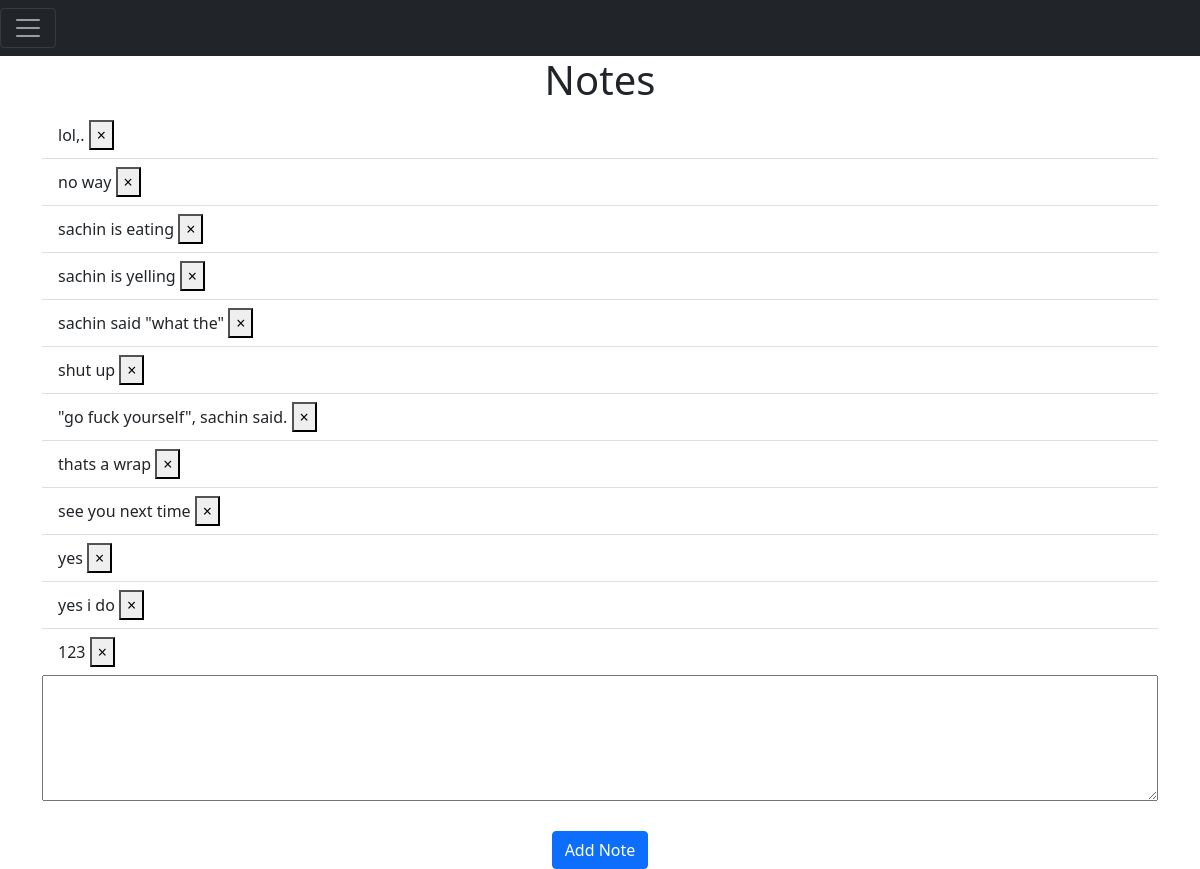
/ (signed in), run on the app's committed database.
### website/models.py (models this page shows)
class Note(db.Model):
    id = db.Column(db.Integer, primary_key=True)
    data = db.Column(db.String(10000))
    date = db.Column(db.DateTime(timezone=True), default=func.now()) # func gets the current date
    person_id = db.Column(db.Integer, db.ForeignKey('person.id'))

### website/views.py (the view, shortened to what this page needs)
@views.route('/', methods=['GET', 'POST'])
@login_required
def home():
    return render_template("home.html", user=current_user)

### website/__init__.py (called while the page is built)
def create_app():
    app = Flask(__name__)
    app.config['SECRET_KEY'] = os.getenv('SECRET_KEY')
    app.config['SQLALCHEMY_DATABASE_URI'] = f'sqlite:///{DB_NAME}'
    app.config["SQLALCHEMY_TRACK_MODIFICATIONS"] = False
    db.init_app(app)
    from .views import views
    from .auth import auth
    app.register_blueprint(views, url_prefix='/')
    app.register_blueprint(auth, url_prefix='/')
    from .models import Person, Note
    create_database(app)
    login_manager = LoginManager()
    login_manager.login_view = 'auth.login'
    login_manager.init_app(app)
    @login_manager.user_loader
    def load_user(id):
        return Person.query.get(int(id))
    return app

### website/templates/home.html
{% extends "base.html" %} {% block title %}Home{% endblock %}
{% block content %}
<h1 align='center'>Notes</h1>
<ul class='list-group list-group-flush' id='notes'>
    {% for note in user.notes %}
        <li class='list-group-item'>
            {{ note.data }}
            <button type="button" class="close" onClick="deleteNote({{ note.id }})">
                <span aria-hidden="true">&times;</span>
            </button>
        </li>
    {% endfor %}
</ul>
<form method='POST'>
    <div align='center'>
        <textarea style="width: 100%; max-width: 100%;" name="note" id="note" cols="form-control" rows='5'></textarea>
    </div>
    <br />
    <div align='center'>
        <button type='submit' class='btn btn-primary'>Add Note</button>
    </div>
</form>
{% endblock %}

### website/templates/base.html (shortened to what this page needs)
<!DOCTYPE html>
<html lang="en">
  <head>
    <link
      href="https://cdn.jsdelivr.net/npm/bootstrap@5.1.3/dist/css/bootstrap.min.css"
      rel="stylesheet"
    />
  </head>
  <body>
    <nav class="navbar bg-dark navbar-dark">
      <button
        class="navbar-toggler"
        type="button"
        data-bs-toggle="collapse"
        data-bs-target="#collapsibleNavbar"
      >
        <span class="navbar-toggler-icon"></span>
      </button>
    </nav>
    <div class="container">{% block content %} {% endblock %}</div>
  </body>
</html>

### data on the page
Note: data "lol,."
Note: data "no way"
Note: data "sachin is eating"
Note: data "sachin is yelling"
Note: data "sachin said \"what the\""
Note: data "shut up"
Note: data "\"go fuck yourself\", sachin said."
Note: data "thats a wrap"
Note: data "see you next time"
Note: data "yes"
Note: data "yes i do"
Note: data "123"
